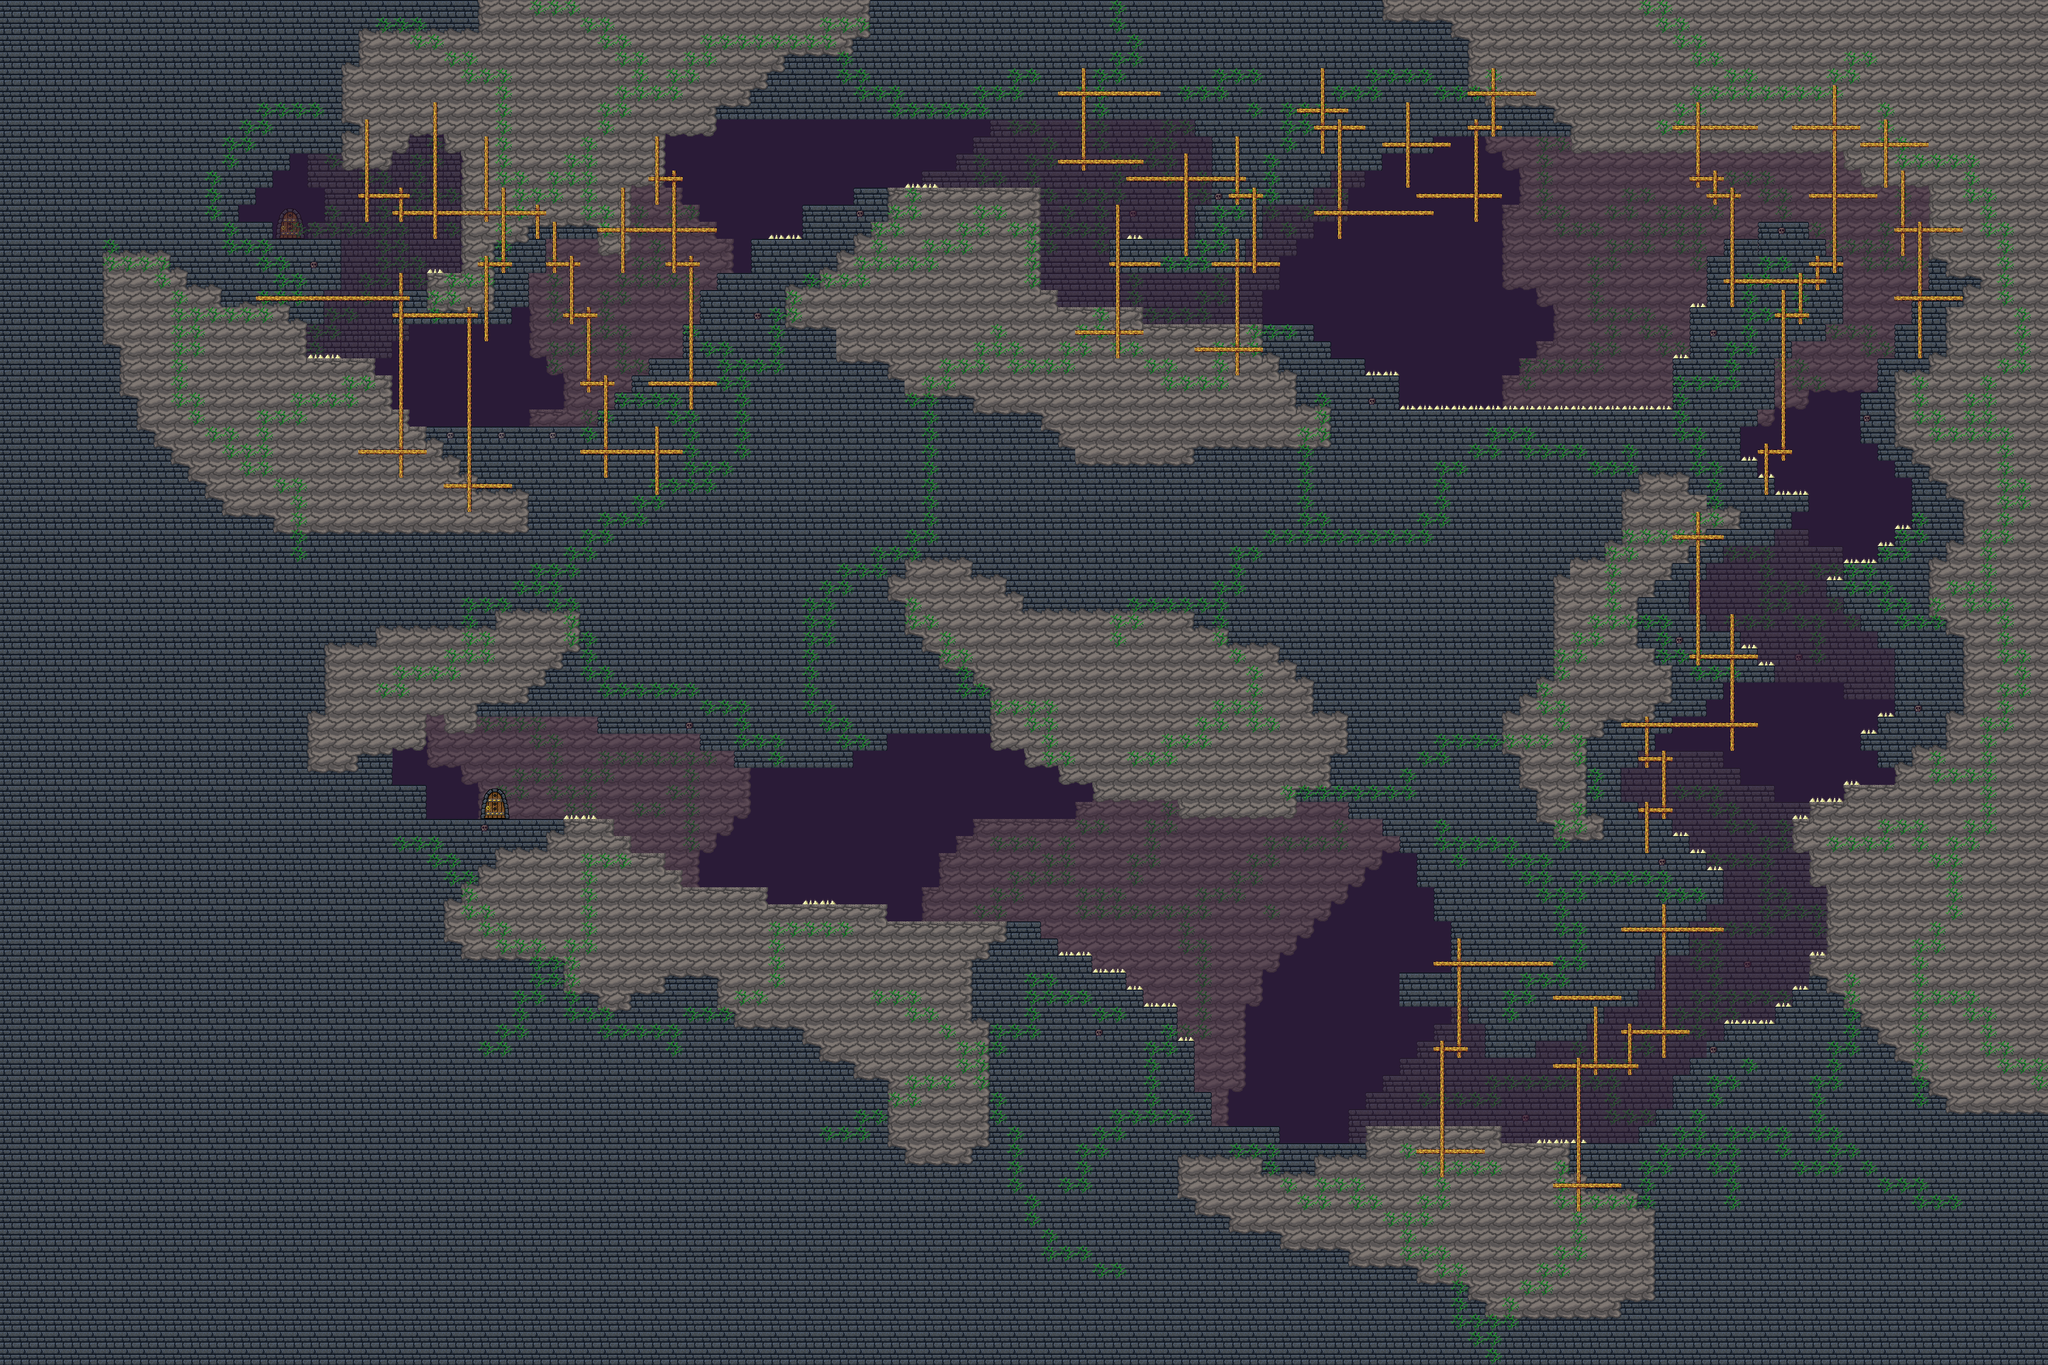

This game map was drawn from its Tiled (.tmx) file and the tilesets committed beside it. A one-line description and the trimmed map source follow:
An orthogonal 120x80 tile map with 32x32 px tiles, 7 tile layers (colour, background, background2, shadow, ...), 17 tilesets and 309 objects.

<map version="1.0" orientation="orthogonal" renderorder="right-up" width="120" height="80" tilewidth="32" tileheight="32" nextobjectid="664">
 <tileset firstgid="1" name="32" tilewidth="32" tileheight="32" tilecount="1" columns="1">
  <image source="32.png" width="32" height="32" />
 </tileset>
 <tileset firstgid="2" name="iarba" tilewidth="32" tileheight="32" tilecount="4" columns="2">
  <image source="iarba.png" width="64" height="64" />
 </tileset>
 <tileset firstgid="6" name="piatra" tilewidth="32" tileheight="32" tilecount="18" columns="3">
  <image source="piatra.png" width="96" height="192" />
 </tileset>
 <tileset firstgid="24" name="caramida " tilewidth="32" tileheight="32" tilecount="8" columns="2">
  <image source="caramida .png" width="64" height="128" />
 </tileset>
 <tileset firstgid="32" name="tranzitie" tilewidth="32" tileheight="32" tilecount="57" columns="3">
  <image source="tranzitie.png" width="96" height="608" />
 </tileset>
 <tileset firstgid="89" name="culoare" tilewidth="32" tileheight="32" tilecount="1" columns="1">
  <image source="culoare.png" width="32" height="32" />
 </tileset>
 <tileset firstgid="90" name="gargouille" tilewidth="32" tileheight="32" tilecount="16" columns="4">
  <image source="gargouille.png" width="128" height="128" />
 </tileset>
 <tileset firstgid="106" name="obiecte" tilewidth="32" tileheight="32" tilecount="9" columns="3">
  <image source="obiecte.png" width="96" height="96" />
 </tileset>
 <tileset firstgid="115" name="liane" tilewidth="32" tileheight="32" tilecount="25" columns="5">
  <image source="liane.png" width="160" height="160" />
 </tileset>
 <tileset firstgid="140" name="ciuperci" tilewidth="32" tileheight="32" tilecount="6" columns="2">
  <image source="ciuperci.png" width="64" height="96" />
 </tileset>
 <tileset firstgid="146" name="muschi" tilewidth="32" tileheight="32" tilecount="6" columns="3">
  <image source="muschi.png" width="96" height="64" />
 </tileset>
 <tileset firstgid="152" name="tufisuri" tilewidth="32" tileheight="32" tilecount="12" columns="3">
  <image source="tufisuri.png" width="96" height="128" />
 </tileset>
 <tileset firstgid="164" name="platforma caramizi" tilewidth="32" tileheight="32" tilecount="4" columns="2">
  <image source="platforma caramizi.png" width="64" height="64" />
 </tileset>
 <tileset firstgid="168" name="platforma lemn" tilewidth="32" tileheight="32" tilecount="3" columns="3">
  <image source="platforma lemn.png" width="96" height="32" />
 </tileset>
 <tileset firstgid="171" name="SCANDURI" tilewidth="32" tileheight="32" tilecount="4" columns="2">
  <image source="SCANDURI.png" width="64" height="64" />
 </tileset>
 <tileset firstgid="175" name="Untitled-3" tilewidth="32" tileheight="32" tilecount="10" columns="10">
  <image source="Untitled-3.png" width="320" height="32" />
 </tileset>
 <tileset firstgid="185" name="usa -gems" tilewidth="32" tileheight="32" tilecount="4" columns="2">
  <image source="usa -gems.png" width="64" height="64" />
 </tileset>
 <layer name="colour" width="120" height="80">
  <data>[9600 cells, 9599 non-empty, 1 distinct tile ids]</data>
 </layer>
 <layer name="background" width="120" height="80">
  <data>[9600 cells, 2324 non-empty, 21 distinct tile ids]</data>
 </layer>
 <layer name="background2" width="120" height="80">
  <data>[9600 cells, 535 non-empty, 3 distinct tile ids]</data>
 </layer>
 <layer name="shadow" width="120" height="80" opacity="0.5">
  <data>[9600 cells, 9600 non-empty, 1 distinct tile ids]</data>
 </layer>
 <objectgroup name="decoru">
  <object id="576" gid="115" x="631.5" y="349.5" width="32" height="32" />
  <object id="577" gid="121" x="826.5" y="637.5" width="32" height="32" />
  <object id="578" gid="134" x="1122.25" y="511.25" width="32" height="32" />
  <object id="579" gid="120" x="1580" y="254.667" width="32" height="32" />
  <object id="580" gid="138" x="1964.88" y="256.125" width="32" height="32" />
  <object id="582" gid="127" x="2187.18" y="541" width="32" height="32" />
  <object id="585" gid="136" x="2662.38" y="319.875" width="32" height="32" />
  <object id="587" gid="129" x="3045.82" y="317.818" width="32" height="32" />
  <object id="590" gid="115" x="3476.36" y="378.727" width="32" height="32" />
  <object id="591" x="3399.5" y="648.5" width="6" height="8.5" />
  <object id="593" gid="125" x="3473.38" y="862" width="32" height="32" />
  <object id="595" gid="135" x="3314.75" y="1309.75" width="32" height="32" />
  <object id="597" gid="115" x="2766.67" y="2011.33" width="32" height="32" />
  <object id="599" gid="123" x="2288.67" y="1564.33" width="32" height="32" />
  <object id="600" gid="130" x="1585.75" y="1470.25" width="32" height="32" />
  <object id="601" gid="138" x="874.667" y="1403.67" width="32" height="32" />
 </objectgroup>
 <layer name="playground" width="120" height="80">
  <data>[9600 cells, 7724 non-empty, 50 distinct tile ids]</data>
 </layer>
 <layer name="liane" width="120" height="80">
  <data>[9600 cells, 989 non-empty, 1 distinct tile ids]</data>
 </layer>
 <objectgroup name="decoro">
  <object id="602" gid="140" x="519" y="457.5" width="32" height="32" />
  <object id="603" gid="116" x="749.5" y="556" width="32" height="32" />
  <object id="604" gid="143" x="746.5" y="781.5" width="32" height="32" />
  <object id="605" gid="152" x="866" y="802.333" width="32" height="32" />
  <object id="606" gid="156" x="888.667" y="801.333" width="32" height="32" />
  <object id="607" gid="146" x="1216.5" y="681" width="32" height="32" />
  <object id="608" gid="150" x="1228" y="687" width="32" height="32" />
  <object id="609" gid="151" x="1301.5" y="564" width="32" height="32" />
  <object id="611" gid="160" x="1079.83" y="798.667" width="32" height="32" />
  <object id="612" gid="145" x="1410.25" y="461.875" width="32" height="32" />
  <object id="613" gid="119" x="1602" y="363.5" width="32" height="32" />
  <object id="619" gid="161" x="1885" y="351.136" width="32" height="32" />
  <object id="620" gid="152" x="1875.13" y="354.25" width="32" height="32" />
  <object id="622" gid="153" x="1895.38" y="354.5" width="32" height="32" />
  <object id="623" gid="142" x="2205.25" y="462" width="32" height="32" />
  <object id="625" gid="146" x="2170" y="617.333" width="32" height="32" />
  <object id="626" gid="147" x="2522.67" y="680" width="32" height="32" />
  <object id="627" gid="147" x="3484.67" y="744.667" width="32" height="32" />
  <object id="629" gid="150" x="3170" y="1166.67" width="32" height="32" />
  <object id="630" gid="141" x="3234.3" y="1193.45" width="32" height="32" />
  <object id="631" gid="146" x="3509" y="1482" width="32" height="32" />
  <object id="632" gid="154" x="3094" y="1537.5" width="32" height="32" />
  <object id="635" gid="144" x="3106.67" y="2093.33" width="32" height="32" />
  <object id="636" gid="151" x="3165.33" y="2002.67" width="32" height="32" />
  </objectgroup>
 <layer name="scanduri" width="120" height="80">
  <data>[9600 cells, 428 non-empty, 4 distinct tile ids]</data>
 </layer>
 <objectgroup name="scanduri" />
 <objectgroup name="ground">
  <!-- 162 objects omitted --></objectgroup>
 <objectgroup name="tepi">
  <!-- 40 objects omitted --></objectgroup>
 <objectgroup name="spawn">
  <!-- 4 objects omitted --></objectgroup>
 <objectgroup name="moving">
  <!-- 5 objects omitted --></objectgroup>
 <objectgroup name="turn">
  <!-- 9 objects omitted --></objectgroup>
 <objectgroup name="coins">
  <!-- 3 objects omitted --></objectgroup>
 <objectgroup name="mapch">
  <!-- 1 objects omitted --></objectgroup>
 <objectgroup name="diss">
  <!-- 8 objects omitted --></objectgroup>
 <objectgroup name="button">
  <!-- 2 objects omitted --></objectgroup>
 <objectgroup name="spikes">
  <!-- 7 objects omitted --></objectgroup>
 <objectgroup name="turnt">
  <!-- 9 objects omitted --></objectgroup>
</map>
<!-- 269 of 309 objects omitted -->
